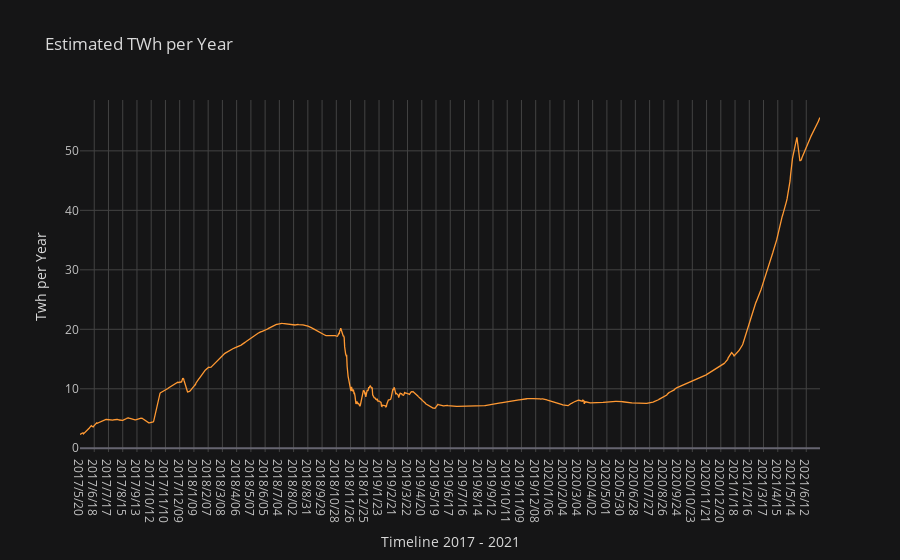

The code cell stored with this chart in its notebook:
### Code cell
# Plotting Estimated ETH Consumption Line Chart in Cufflinks #


eth_estimated_consumtion= eth_df.iplot(kind = 'line', theme = 'solar', title = 'Estimated TWh per Year', y = 'Estimated TWh per Year', yTitle = 'Twh per Year', x = 'Date' , xTitle = 'Timeline 2017 - 2021' )

### Figure 1 — Plotly figure (JSON) as saved in the notebook; plotly's stock layout.template omitted (floating-point values rounded to 4 significant figures; data arrays with more than 128 entries replaced by an {"elided": "..."} marker saying what was removed)
{"data": [{"line": {"color": "rgba(255, 153, 51, 1.0)", "dash": "solid", "shape": "linear", "width": 1.3}, "mode": "lines", "name": "Estimated TWh per Year", "text": "", "type": "scatter", "x": {"elided": "1508 str values"}, "y": {"elided": "1508 float values"}}], "layout": {"autosize": true, "legend": {"bgcolor": "#151516", "font": {"color": "#D9D9D9"}}, "paper_bgcolor": "#151516", "plot_bgcolor": "#151516", "title": {"font": {"color": "#D9D9D9"}, "text": "Estimated TWh per Year"}, "xaxis": {"autorange": true, "gridcolor": "#434343", "range": [0, 1507], "showgrid": true, "tickfont": {"color": "#C2C2C2"}, "title": {"font": {"color": "#D9D9D9"}, "text": "Timeline 2017 - 2021"}, "type": "category", "zerolinecolor": "#666570"}, "yaxis": {"autorange": true, "gridcolor": "#434343", "range": [-0.6271, 58.55], "showgrid": true, "tickfont": {"color": "#C2C2C2"}, "title": {"font": {"color": "#D9D9D9"}, "text": "Twh per Year"}, "type": "linear", "zerolinecolor": "#666570"}}}
